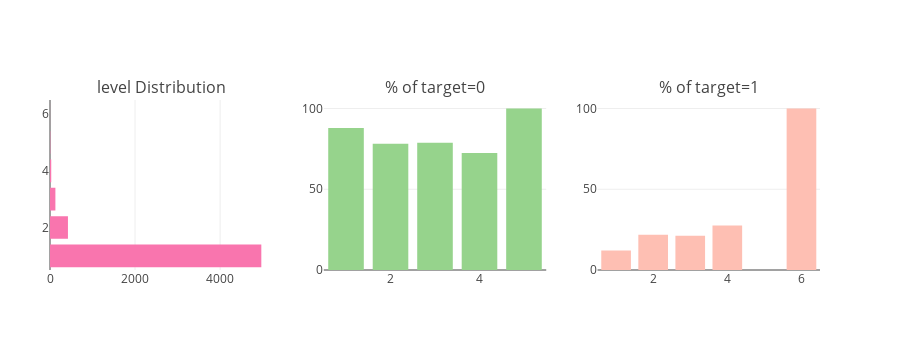

Notebook cell for this chart:
### Code cell
utils.catAndTrgt(jlr_df, 'level')

### Figure 1 — Plotly figure (JSON) as saved in the notebook; plotly's stock layout.template omitted (floating-point values rounded to 4 significant figures)
{"data": [{"marker": {"color": "#f975ae"}, "orientation": "h", "type": "bar", "uid": "4a503a8a-ac73-11e8-a498-6c40089fb510", "x": [1, 7, 29, 127, 422, 4969], "xaxis": "x", "y": [6, 5, 4, 3, 2, 1], "yaxis": "y"}, {"hoverinfo": "all", "marker": {"color": "#96D38C"}, "name": "Target : 0", "type": "bar", "uid": "4a5178d2-ac73-11e8-9fd9-6c40089fb510", "x": [1, 2, 3, 4, 5], "xaxis": "x2", "y": [87.99, 78.2, 78.74, 72.41, 100], "yaxis": "y2"}, {"hoverinfo": "all", "marker": {"color": "#FEBFB3"}, "name": "Target : 1", "type": "bar", "uid": "4a52c5de-ac73-11e8-a0aa-6c40089fb510", "x": [1, 2, 3, 4, 6], "xaxis": "x3", "y": [12.01, 21.8, 21.26, 27.59, 100], "yaxis": "y3"}], "layout": {"annotations": [{"font": {"size": 16}, "showarrow": false, "text": "level Distribution", "x": 0.1444, "xanchor": "center", "xref": "paper", "y": 1, "yanchor": "bottom", "yref": "paper"}, {"font": {"size": 16}, "showarrow": false, "text": "% of target=0", "x": 0.5, "xanchor": "center", "xref": "paper", "y": 1, "yanchor": "bottom", "yref": "paper"}, {"font": {"size": 16}, "showarrow": false, "text": "% of target=1", "x": 0.8556, "xanchor": "center", "xref": "paper", "y": 1, "yanchor": "bottom", "yref": "paper"}], "height": 350, "margin": {"l": 50}, "showlegend": false, "xaxis": {"anchor": "y", "domain": [0, 0.2889]}, "xaxis2": {"anchor": "y2", "domain": [0.3556, 0.6444]}, "xaxis3": {"anchor": "y3", "domain": [0.7111, 1]}, "yaxis": {"anchor": "x", "domain": [0, 1]}, "yaxis2": {"anchor": "x2", "domain": [0, 1]}, "yaxis3": {"anchor": "x3", "domain": [0, 1]}}}
